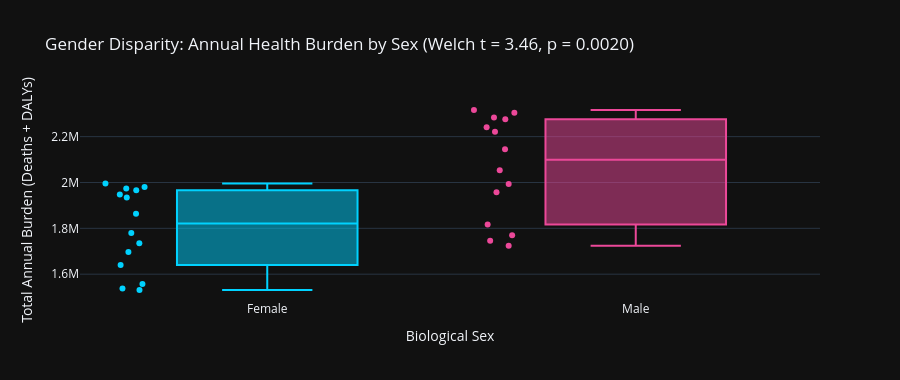

The notebook cell this image was saved under:
### Markdown cell above
### 4.2 Welch's Two-Sample t-Test: Biological Sex Disparities
We test whether males and females experience significantly different overall annual health burdens across the study period.

### Code cell
# Aggregate total annual burden by gender
annual_gender = df.groupby(['year', 'sex'])['val'].sum().reset_index()
male_burden = annual_gender[annual_gender['sex'] == 'Male']['val']
female_burden = annual_gender[annual_gender['sex'] == 'Female']['val']

# Conduct Welch's t-test (unequal variances)
t_stat_gender, p_val_gender = stats.ttest_ind(male_burden, female_burden, equal_var=False)

print("=== Welch's Two-Sample t-Test: Male vs. Female Annual Burden ===")
print(f"Male Mean Annual Burden:   {male_burden.mean():,.2f}")
print(f"Female Mean Annual Burden: {female_burden.mean():,.2f}")
print(f"t-statistic: {t_stat_gender:.4f} | p-value: {p_val_gender:.4f}")
print(f"Conclusion: {'Statistically Significant Disparity (p < 0.01)' if p_val_gender < 0.01 else 'No Significant Difference'}")

# Graph: Box Plot comparison between genders
fig_gender = px.box(annual_gender, x='sex', y='val', color='sex',
                    title=f"Gender Disparity: Annual Health Burden by Sex (Welch t = {t_stat_gender:.2f}, p = {p_val_gender:.4f})",
                    labels={'val': 'Total Annual Burden (Deaths + DALYs)', 'sex': 'Biological Sex'},
                    color_discrete_sequence=["#00d2ff", "#ec4899"], points="all")
fig_gender.update_layout(height=380, showlegend=False)
fig_gender.show()

### Figure 1 — Plotly figure (JSON) as saved in the notebook; plotly's stock layout.template omitted (floating-point values rounded to 4 significant figures)
{"data": [{"alignmentgroup": "True", "boxpoints": "all", "hovertemplate": "Biological Sex=%{x}<br>Total Annual Burden (Deaths + DALYs)=%{y}<extra></extra>", "legendgroup": "Female", "marker": {"color": "#00d2ff"}, "name": "Female", "notched": false, "offsetgroup": "Female", "orientation": "v", "showlegend": true, "type": "box", "x": ["Female", "Female", "Female", "Female", "Female", "Female", "Female", "Female", "Female", "Female", "Female", "Female", "Female", "Female"], "x0": " ", "xaxis": "x", "y": [1980231, 1974280, 1995615, 1966716, 1947093, 1934938, 1863321, 1779194, 1735476, 1696554, 1537155, 1531030, 1556722, 1639560], "y0": " ", "yaxis": "y"}, {"alignmentgroup": "True", "boxpoints": "all", "hovertemplate": "Biological Sex=%{x}<br>Total Annual Burden (Deaths + DALYs)=%{y}<extra></extra>", "legendgroup": "Male", "marker": {"color": "#ec4899"}, "name": "Male", "notched": false, "offsetgroup": "Male", "orientation": "v", "showlegend": true, "type": "box", "x": ["Male", "Male", "Male", "Male", "Male", "Male", "Male", "Male", "Male", "Male", "Male", "Male", "Male", "Male"], "x0": " ", "xaxis": "x", "y": [2275581, 2304331, 2316255, 2283330, 2241129, 2221005, 2145247, 2053471, 1993941, 1956949, 1770407, 1723660, 1746354, 1817286], "y0": " ", "yaxis": "y"}], "layout": {"boxmode": "overlay", "height": 380, "legend": {"title": {"text": "Biological Sex"}, "tracegroupgap": 0}, "showlegend": false, "title": {"text": "Gender Disparity: Annual Health Burden by Sex (Welch t = 3.46, p = 0.0020)"}, "xaxis": {"anchor": "y", "categoryarray": ["Female", "Male"], "categoryorder": "array", "domain": [0, 1], "title": {"text": "Biological Sex"}}, "yaxis": {"anchor": "x", "domain": [0, 1], "title": {"text": "Total Annual Burden (Deaths + DALYs)"}}}}
